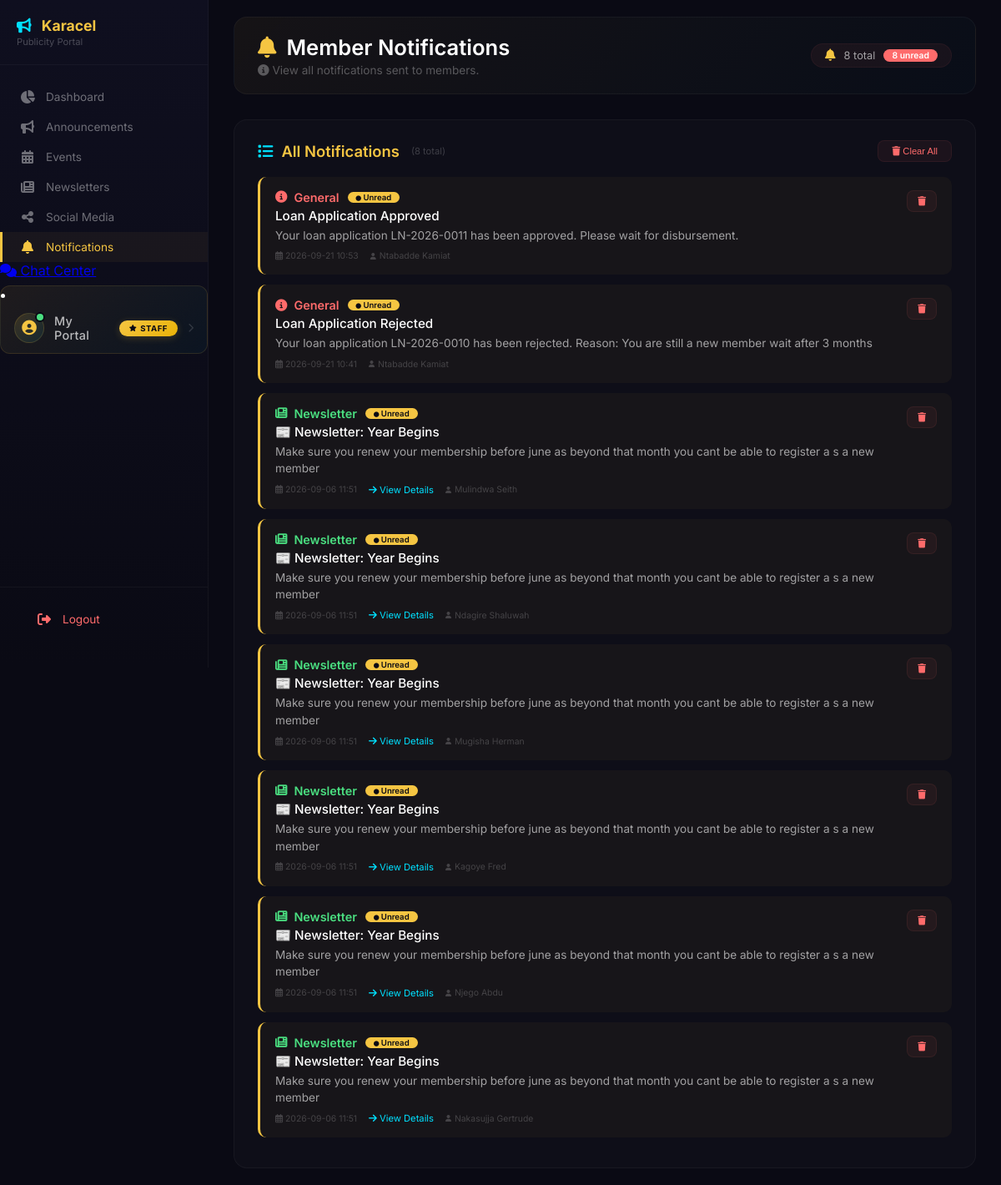
The app's page /publicity/notifications (signed in), older data.
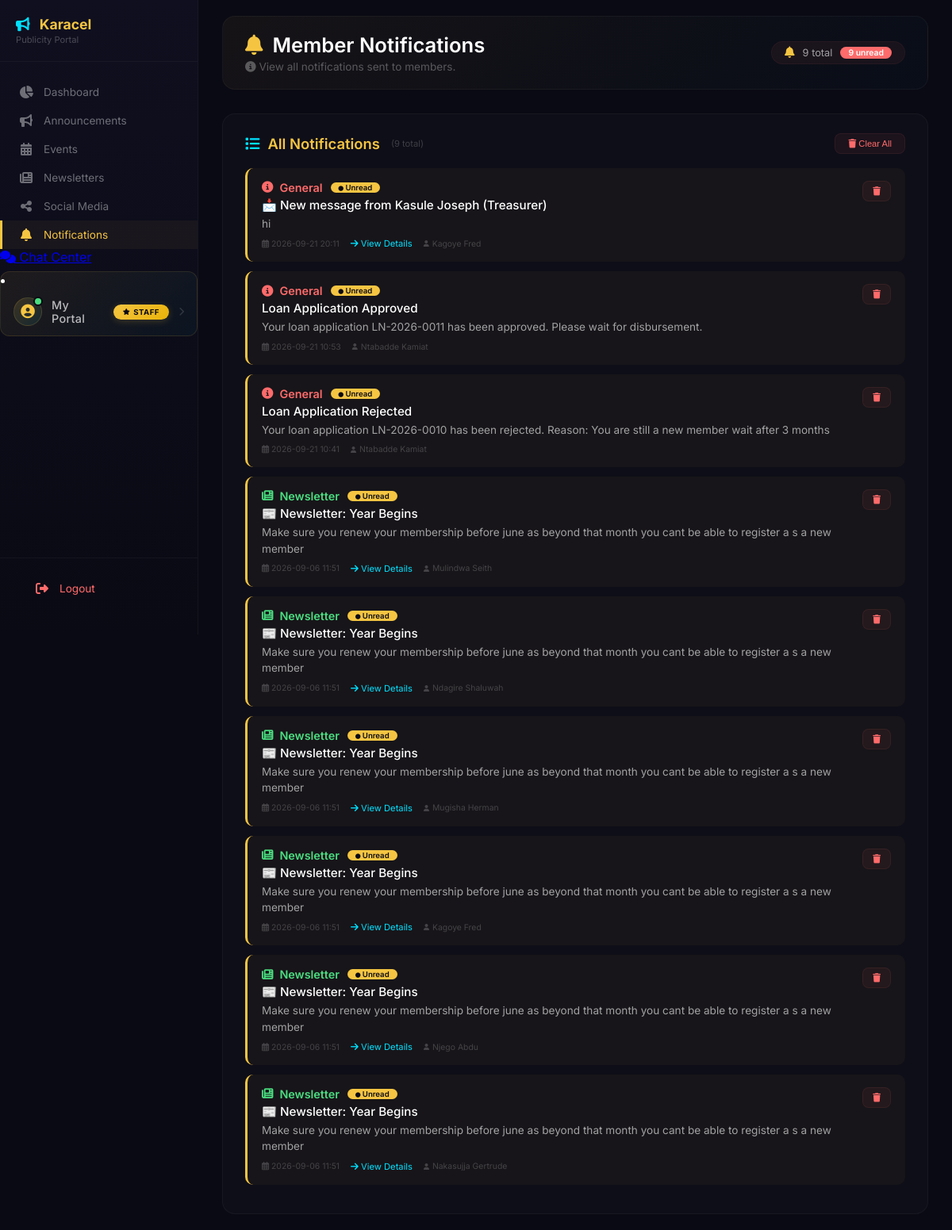
The same page, newer data.
### tables this page shows
CREATE TABLE notifications (
        id INTEGER PRIMARY KEY AUTOINCREMENT,
        user_id INTEGER NOT NULL,
        title TEXT NOT NULL,
        message TEXT NOT NULL,
        notification_type TEXT DEFAULT 'general',
        is_read INTEGER DEFAULT 0,
        created_at TIMESTAMP DEFAULT CURRENT_TIMESTAMP, type TEXT DEFAULT 'general', link TEXT,
        FOREIGN KEY (user_id) REFERENCES users(id)
    );

CREATE TABLE users (
        id INTEGER PRIMARY KEY AUTOINCREMENT,
        full_name TEXT NOT NULL,
        gender TEXT,
        dob TEXT,
        sacco_number TEXT UNIQUE NOT NULL,
        email TEXT,
        phone TEXT,
        address TEXT,
        password TEXT NOT NULL,
        role TEXT DEFAULT 'member',
        status TEXT DEFAULT 'active',
        savings_balance REAL DEFAULT 0,
        next_of_kin_name TEXT,
        relationship TEXT,
        next_of_kin_phone TEXT,
        registration_date TIMESTAMP DEFAULT CURRENT_TIMESTAMP
    , kai_shares INTEGER DEFAULT 0, ks_shares INTEGER DEFAULT 0, kac_paid INTEGER DEFAULT 0, kac_paid_date TEXT, registration_fee_paid INTEGER DEFAULT 0, registration_fee_paid_date TEXT);

### app.py (the view)
@app.route("/publicity/notifications")
def publicity_notifications():
    if session.get("role") not in ["publicity", "secretary", "treasurer", "admin"]:
        flash('Access denied', 'danger')
        return redirect("/login")
    conn = get_db()
    conn.row_factory = sqlite3.Row
    try:
        notifications = conn.execute("""
            SELECT n.*, u.full_name as member_name
            FROM notifications n
            JOIN users u ON n.user_id = u.id
            ORDER BY n.created_at DESC
            LIMIT 100
        """).fetchall()
    except sqlite3.Error as e:
        flash(f'Database error: {str(e)}', 'danger')
        return redirect("/publicity/dashboard")
    finally:
        conn.close()
    return render_template("publicity/publicity-notifications.html", notifications=notifications)

### templates/publicity/publicity-notifications.html (shortened to what this page needs)
{% extends "publicity/publicity-base.html" %}
{% block content %}
<div class="publicity-notifications">
    <div style="display:flex; justify-content:space-between; align-items:center; flex-wrap:wrap; margin-bottom:30px; background:linear-gradient(135deg, rgba(245,197,66,0.05), rgba(0,224,255,0.02)); border-radius:16px; padding:20px 28px; border:1px solid rgba(255,255,255,0.04);">
        <div>
            <h1 style="font-size:1.6rem; font-weight:600; margin:0; display:flex; align-items:center; gap:12px;">
                <i class="fas fa-bell" style="color:#f5c542;"></i>
                Member Notifications
            </h1>
            <p style="color:rgba(255,255,255,0.3); margin:4px 0 0; font-size:0.85rem;">
                <i class="fas fa-info-circle"></i> View all notifications sent to members.
            </p>
        </div>
        <div style="display:flex; align-items:center; gap:10px; background:rgba(255,107,107,0.06); padding:6px 16px; border-radius:30px; border:1px solid rgba(255,107,107,0.06);">
            <i class="fas fa-bell" style="color:#f5c542; font-size:0.9rem;"></i>
            <span style="color:rgba(255,255,255,0.6); font-size:0.8rem;">{{ notifications|length }} total</span>
            {% set unread_count = notifications|selectattr('is_read', 'equalto', 0)|list|length %}
            {% if unread_count > 0 %}
                <span style="background:#ff6b6b; color:#fff; padding:1px 10px; border-radius:20px; font-size:0.65rem; font-weight:600;">{{ unread_count }} unread</span>
            {% endif %}
        </div>
    </div>
    <div style="background:rgba(255,255,255,0.02); border:1px solid rgba(255,255,255,0.04); border-radius:16px; padding:24px 28px;">
        <div style="display:flex; justify-content:space-between; align-items:center; margin-bottom:18px;">
            <h3 style="color:#f5c542; font-size:1.15rem; font-weight:600; margin:0; display:flex; align-items:center; gap:10px;">
                <i class="fas fa-list" style="color:#00e0ff;"></i>
                All Notifications
                <span style="font-size:0.7rem; color:rgba(255,255,255,0.2); font-weight:400; margin-left:4px;">
                    ({{ notifications|length }} total)
                </span>
            </h3>
            {% if notifications %}
                <form method="POST" action="/publicity/notifications/clear">
                    <button type="submit" onclick="return confirm('Clear all notifications? This cannot be undone.')" style="background:rgba(255,107,107,0.06); border:1px solid rgba(255,107,107,0.08); color:#ff6b6b; padding:6px 16px; border-radius:8px; cursor:pointer; font-size:0.7rem; transition:all 0.3s;" onmouseover="this.style.background='rgba(255,107,107,0.12)'" onmouseout="this.style.background='rgba(255,107,107,0.06)'">
                        <i class="fas fa-trash"></i> Clear All
                    </button>
                </form>
            {% endif %}
        </div>
        {% if notifications %}
            {% for notification in notifications %}
            <div style="background:rgba(255,255,255,0.02); border-radius:10px; padding:16px 18px; margin-bottom:12px; border-left:3px solid {% if notification.type == 'announcement' %}#f5c542{% elif notification.type == 'event' %}#00e0ff{% elif notification.type == 'newsletter' %}#4ade80{% else %}#ff6b6b{% endif %}; {% if not notification.is_read %}background:rgba(245,197,66,0.04); border-left-color:#f5c542;{% endif %} transition:all 0.2s;" onmouseover="this.style.background='rgba(255,255,255,0.04)'" onmouseout="this.style.background='rgba(255,255,255,0.02){% if not notification.is_read %};background:rgba(245,197,66,0.04){% endif %}'">
                    <div style="display:flex; justify-content:space-between; align-items:flex-start; flex-wrap:wrap; gap:10px;">
                        <div style="flex:1; min-width:150px;">
                            <div style="display:flex; align-items:center; gap:10px; flex-wrap:wrap; margin-bottom:4px;">
                                <div style="display:flex; align-items:center; gap:8px;">
                                    {% if notification.type == 'announcement' %}
                                        <i class="fas fa-bullhorn" style="color:#f5c542; font-size:0.9rem;"></i>
                                        <span style="color:#f5c542; font-weight:600; font-size:0.9rem;">Announcement</span>
                                    {% elif notification.type == 'event' %}
                                        <i class="fas fa-calendar-alt" style="color:#00e0ff; font-size:0.9rem;"></i>
                                        <span style="color:#00e0ff; font-weight:600; font-size:0.9rem;">Event</span>
                                    {% elif notification.type == 'newsletter' %}
                                        <i class="fas fa-newspaper" style="color:#4ade80; font-size:0.9rem;"></i>
                                        <span style="color:#4ade80; font-weight:600; font-size:0.9rem;">Newsletter</span>
                                    {% else %}
                                        <i class="fas fa-info-circle" style="color:#ff6b6b; font-size:0.9rem;"></i>
                                        <span style="color:#ff6b6b; font-weight:600; font-size:0.9rem;">General</span>
                                    {% endif %}
                                </div>
                                {% if not notification.is_read %}
                                    <span style="background:#f5c542; color:#0a0a14; padding:1px 10px; border-radius:12px; font-size:0.6rem; font-weight:600;">
                                        <i class="fas fa-circle" style="font-size:0.4rem;"></i> Unread
                                    </span>
                                {% else %}
                                    <span style="color:rgba(255,255,255,0.15); font-size:0.6rem;">
                                        <i class="fas fa-check-circle" style="color:#4ade80;"></i> Read
                                    </span>
                                {% endif %}
                            </div>
                            <div style="color:#fff; font-size:0.95rem; font-weight:500; margin-top:4px;">{{ notification.title }}</div>
                            <div style="color:rgba(255,255,255,0.6); font-size:0.85rem; margin-top:4px; line-height:1.5;">{{ notification.message }}</div>
                            <div style="font-size:0.65rem; color:rgba(255,255,255,0.2); margin-top:8px; display:flex; align-items:center; gap:14px; flex-wrap:wrap;">
                                <span><i class="far fa-calendar-alt"></i> {{ notification.created_at[:16] }}</span>
                                {% if notification.link %}
                                    <a href="{{ notification.link }}" style="color:#00e0ff; text-decoration:none; font-size:0.7rem; transition:all 0.3s;" onmouseover="this.style.color='#66ecff'" onmouseout="this.style.color='#00e0ff'">
                                        <i class="fas fa-arrow-right"></i> View Details
                                    </a>
                                {% endif %}
                                <span style="display:flex; align-items:center; gap:4px;">
                                    <i class="fas fa-user" style="font-size:0.5rem;"></i>
                                    <span>{{ notification.member_name|default('Member') }}</span>
                                </span>
                            </div>
                        </div>
                        <form method="POST" action="/publicity/notification/delete/{{ notification.id }}" style="margin-left:10px;">
                            <button type="submit" onclick="return confirm('Delete this notification?')" style="background:rgba(255,107,107,0.06); border:1px solid rgba(255,107,107,0.08); color:#ff6b6b; padding:6px 12px; border-radius:8px; cursor:pointer; font-size:0.7rem; transition:all 0.3s;" onmouseover="this.style.background='rgba(255,107,107,0.12)'" onmouseout="this.style.background='rgba(255,107,107,0.06)'">
                                <i class="fas fa-trash"></i>
                            </button>
                        </form>
                    </div>
                </div>
            {% endfor %}
        {% endif %}
    </div>
</div>
{% endblock %}

### templates/publicity/publicity-base.html (shortened to what this page needs)
<!DOCTYPE html>
<html lang="en">
<head>
    <link rel="stylesheet" href="https://cdnjs.cloudflare.com/ajax/libs/font-awesome/6.4.0/css/all.min.css">
</head>
<body>
    <nav class="publicity-sidebar">
        <div class="sidebar-brand">
            <h2><i class="fas fa-bullhorn"></i> Karacel</h2>
            <span>Publicity Portal</span>
        </div>
        <a class="publicity-nav-item {% if request.path == '/publicity/dashboard' %}active{% endif %}" href="/publicity/dashboard">
            <i class="fas fa-chart-pie"></i> Dashboard
        </a>
        <a class="publicity-nav-item {% if request.path == '/publicity/announcements' %}active{% endif %}" href="/publicity/announcements">
            <i class="fas fa-bullhorn"></i> Announcements
        </a>
        <a class="publicity-nav-item {% if request.path == '/publicity/events' %}active{% endif %}" href="/publicity/events">
            <i class="fas fa-calendar-alt"></i> Events
        </a>
        <a class="publicity-nav-item {% if request.path == '/publicity/newsletters' %}active{% endif %}" href="/publicity/newsletters">
            <i class="fas fa-newspaper"></i> Newsletters
        </a>
        <a class="publicity-nav-item {% if request.path == '/publicity/social' %}active{% endif %}" href="/publicity/social">
            <i class="fas fa-share-alt"></i> Social Media
        </a>
        <a class="publicity-nav-item {% if request.path == '/publicity/notifications' %}active{% endif %}" href="/publicity/notifications">
            <i class="fas fa-bell"></i> Notifications
        </a>
        <a href="{{ url_for('chat_api.treasurer_chat') }}" class="admin-nav-item">
                <i class="fas fa-comments"></i>
                <span>Chat Center</span>
            </a>
        <li class="nav-item staff-member-portal-item">
            <a href="{{ url_for('member_dashboard', staff_view=True) }}" class="nav-link staff-member-portal-link">
                <span class="nav-icon-wrapper">
                    <i class="fas fa-user-circle"></i>
                    <span class="icon-pulse"></span>
                </span>
                <span class="nav-text">My Portal</span>
                <span class="badge staff-badge">
                    <i class="fas fa-star"></i> Staff
                </span>
                <span class="nav-arrow">
                    <i class="fas fa-chevron-right"></i>
                </span>
            </a>
        </li>
        <div class="sidebar-footer">
            <a href="/logout" class="publicity-nav-item" style="color: #ff6b6b;">
                <i class="fas fa-sign-out-alt"></i> Logout
            </a>
        </div>
    </nav>
    <div class="publicity-main-content">
        {% block content %}{% endblock %}
    </div>
</body>
</html>

Row changes from the older to the newer data that the page shows:
added notifications: type "chat" (drawn), is_read 0 (drawn), title "📩 New message from Kasule Joseph (Treasurer)", message "hi", created_at "2026-09-21 20:11", member_name "Kagoye Fred"
Text that changed along with them:
{{ notifications|length }}: "8" → "9"
{{ unread_count }}: "8" → "9"
